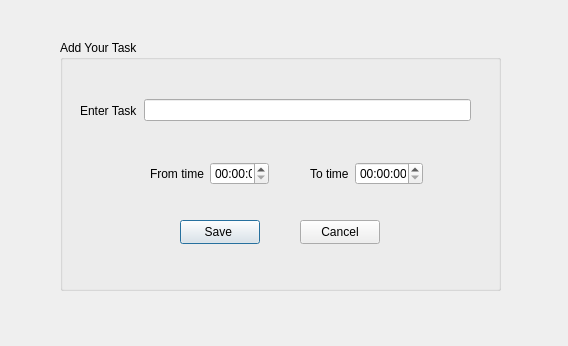
<?xml version="1.0" encoding="UTF-8"?>
<ui version="4.0">
 <class>Addpage</class>
 <widget class="QDialog" name="Addpage">
  <property name="geometry">
   <rect>
    <x>0</x>
    <y>0</y>
    <width>568</width>
    <height>346</height>
   </rect>
  </property>
  <property name="windowTitle">
   <string>Dialog</string>
  </property>
  <widget class="QGroupBox" name="groupBox">
   <property name="geometry">
    <rect>
     <x>60</x>
     <y>40</y>
     <width>441</width>
     <height>251</height>
    </rect>
   </property>
   <property name="title">
    <string>Add Your Task</string>
   </property>
   <widget class="QWidget" name="layoutWidget">
    <property name="geometry">
     <rect>
      <x>20</x>
      <y>50</y>
      <width>391</width>
      <height>41</height>
     </rect>
    </property>
    <layout class="QHBoxLayout" name="horizontalLayout">
     <item>
      <widget class="QLabel" name="label">
       <property name="text">
        <string>Enter Task</string>
       </property>
      </widget>
     </item>
     <item>
      <widget class="QLineEdit" name="TaskName"/>
     </item>
    </layout>
   </widget>
   <widget class="QWidget" name="layoutWidget">
    <property name="geometry">
     <rect>
      <x>90</x>
      <y>120</y>
      <width>119</width>
      <height>27</height>
     </rect>
    </property>
    <layout class="QHBoxLayout" name="horizontalLayout_2">
     <item>
      <widget class="QLabel" name="label_2">
       <property name="text">
        <string>From time</string>
       </property>
      </widget>
     </item>
     <item>
      <widget class="QTimeEdit" name="stimeEdit"/>
     </item>
    </layout>
   </widget>
   <widget class="QWidget" name="layoutWidget">
    <property name="geometry">
     <rect>
      <x>250</x>
      <y>120</y>
      <width>113</width>
      <height>27</height>
     </rect>
    </property>
    <layout class="QHBoxLayout" name="horizontalLayout_3">
     <item>
      <widget class="QLabel" name="label_3">
       <property name="text">
        <string>To time</string>
       </property>
      </widget>
     </item>
     <item>
      <widget class="QTimeEdit" name="etimeEdit"/>
     </item>
    </layout>
   </widget>
   <widget class="QPushButton" name="pushButton">
    <property name="geometry">
     <rect>
      <x>120</x>
      <y>180</y>
      <width>80</width>
      <height>24</height>
     </rect>
    </property>
    <property name="text">
     <string>Save </string>
    </property>
   </widget>
   <widget class="QPushButton" name="pushButton_2">
    <property name="geometry">
     <rect>
      <x>240</x>
      <y>180</y>
      <width>80</width>
      <height>24</height>
     </rect>
    </property>
    <property name="text">
     <string>Cancel</string>
    </property>
   </widget>
  </widget>
 </widget>
 <resources/>
 <connections/>
</ui>
